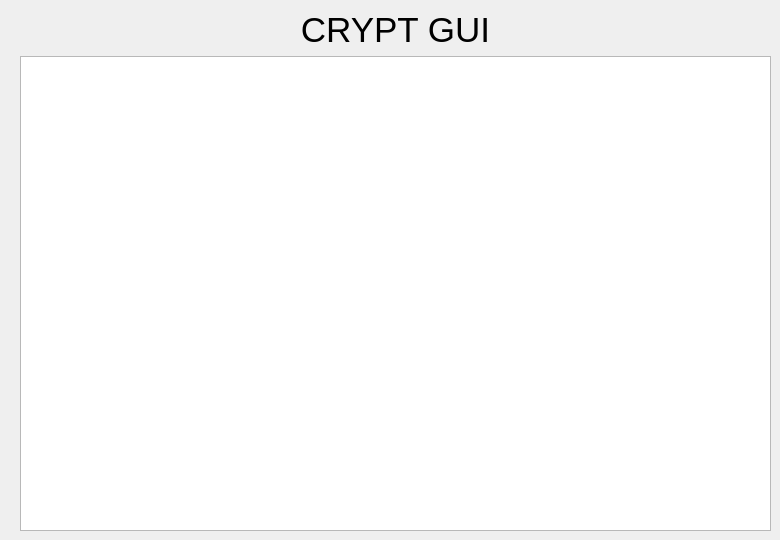
    <widget class="QWidget" name="aboutTab">
     <attribute name="icon">
      <iconset resource="resources.qrc">
       <normaloff>:/images/icon.png</normaloff>:/images/icon.png</iconset>
     </attribute>
     <attribute name="title">
      <string>About</string>
     </attribute>
     <widget class="QWidget" name="verticalLayoutWidget_3">
      <property name="geometry">
       <rect>
        <x>20</x>
        <y>10</y>
        <width>751</width>
        <height>521</height>
       </rect>
      </property>
      <layout class="QVBoxLayout" name="verticalLayout_3">
       <item>
        <widget class="QLabel" name="labelAboutHeader">
         <property name="font">
          <font>
           <pointsize>26</pointsize>
          </font>
         </property>
         <property name="text">
          <string>CRYPT GUI</string>
         </property>
         <property name="alignment">
          <set>Qt::AlignmentFlag::AlignHCenter|Qt::AlignmentFlag::AlignTop</set>
         </property>
        </widget>
       </item>
       <item>
        <widget class="QTextBrowser" name="boxAboutContent">
         <property name="documentTitle">
          <string/>
         </property>
         <property name="html">
          <string>&lt;!DOCTYPE HTML PUBLIC &quot;-//W3C//DTD HTML 4.0//EN&quot; &quot;http://www.w3.org/TR/REC-html40/strict.dtd&quot;&gt;
&lt;html&gt;&lt;head&gt;&lt;meta name=&quot;qrichtext&quot; content=&quot;1&quot; /&gt;&lt;meta charset=&quot;utf-8&quot; /&gt;&lt;style type=&quot;text/css&quot;&gt;
p, li { white-space: pre-wrap; }
hr { height: 1px; border-width: 0; }
li.unchecked::marker { content: &quot;\2610&quot;; }
li.checked::marker { content: &quot;\2612&quot;; }
&lt;/style&gt;&lt;/head&gt;&lt;body style=&quot; font-family:'Sans Serif'; font-size:9pt; font-weight:400; font-style:normal;&quot;&gt;
&lt;p style=&quot;-qt-paragraph-type:empty; margin-top:0px; margin-bottom:0px; margin-left:0px; margin-right:0px; -qt-block-indent:0; text-indent:0px;&quot;&gt;&lt;br /&gt;&lt;/p&gt;&lt;/body&gt;&lt;/html&gt;</string>
         </property>
         <property name="openLinks">
          <bool>false</bool>
         </property>
        </widget>
       </item>
      </layout>
     </widget>
    </widget>
